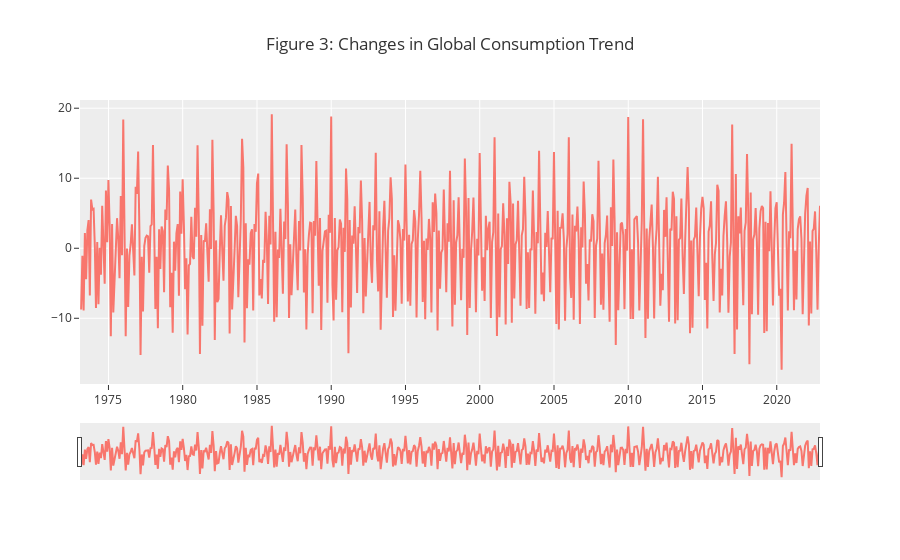

Notebook cell for this chart:
### Code cell
fig_global_con_change = go.Figure()
fig_global_con_change = fig_global_con_change.add_trace(go.Scatter(x=con_type_trend.index, y=con_type_trend['Total Primary Energy Consumption Changes '], name='Global Consumption Trend')) 
fig_global_con_change = fig_global_con_change.update_layout(title='Figure 3: Changes in Global Consumption Trend')
fig_global_con_change.update_xaxes(rangeslider_visible=True)
fig_global_con_change.show()

### Figure 1 — Plotly figure (JSON) as saved in the notebook; plotly's stock layout.template omitted (floating-point values rounded to 4 significant figures; data arrays with more than 128 entries replaced by an {"elided": "..."} marker saying what was removed)
{"data": [{"name": "Global Consumption Trend", "type": "scatter", "x": {"elided": "599 str values"}, "y": {"elided": "599 float values"}}], "layout": {"title": {"text": "Figure 3: Changes in Global Consumption Trend"}, "xaxis": {"rangeslider": {"visible": true}}}}
